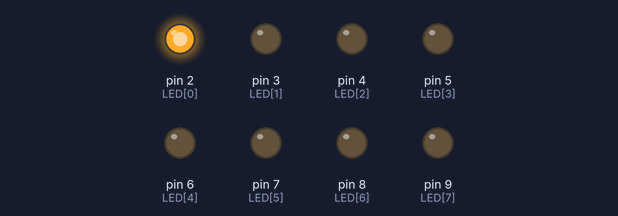
Bench run of a sketch on a simulated Arduino Uno, built with avr-gcc and run on an emulated ATmega328P. Shown: output pins drawn as LEDs (lit = HIGH).

Above: at 0.1 s.
At 0.7 s:
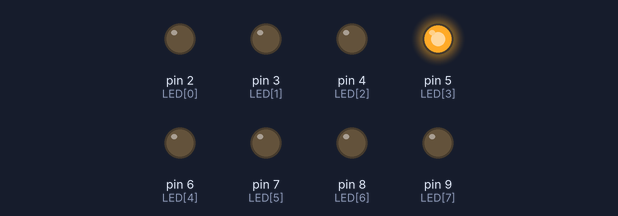
At 1.1 s:
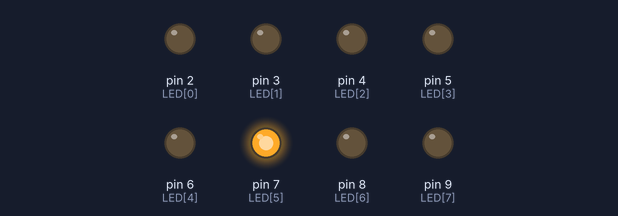
At 1.5 s:
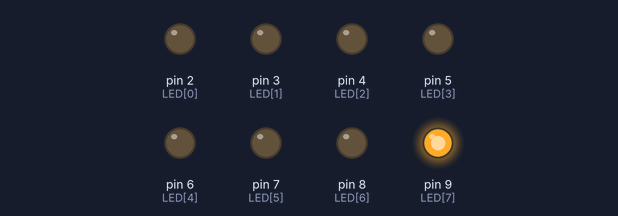
At 2.5 s:
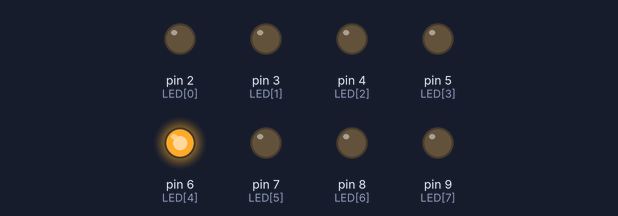
At 3.5 s:
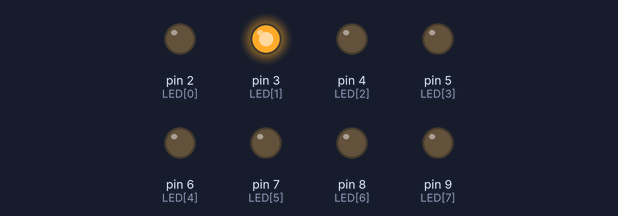
Timing chart, 0 to 3.8 s (numbered marks = the images above):
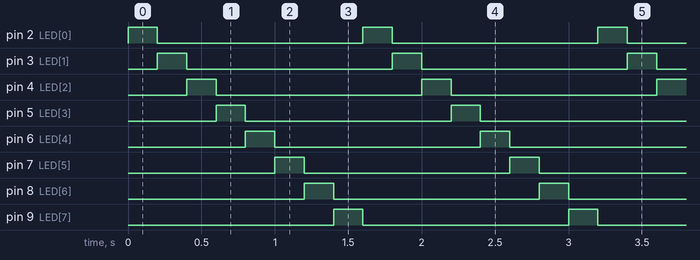

Measured:
- by itself, pin 2 (LED[0]), pin 3 (LED[1]), pin 4 (LED[2]), pin 5 (LED[3]), pin 6 (LED[4]), pin 7 (LED[5]), pin 8 (LED[6]), pin 9 (LED[7]): alternates HIGH for 0.20 s and LOW for 1.4 s
- by itself, everything shown: repeats every 1.6 s, in 8 steps

The sketch:

test_digit_8_leds.ino
```cpp
const int LED[8] = {2,3,4,5,6,7,8,9};

int vitesse=200;

void setup() {

  for(int i=0 ;i<8 ;i++) {
    pinMode(LED[i], OUTPUT);
  }

}

void loop() {

  for(int i=0 ;i<8 ;i++) {

    digitalWrite(LED[i],HIGH);
    delay(vitesse);
    digitalWrite(LED[i],LOW);
  }

}
```
